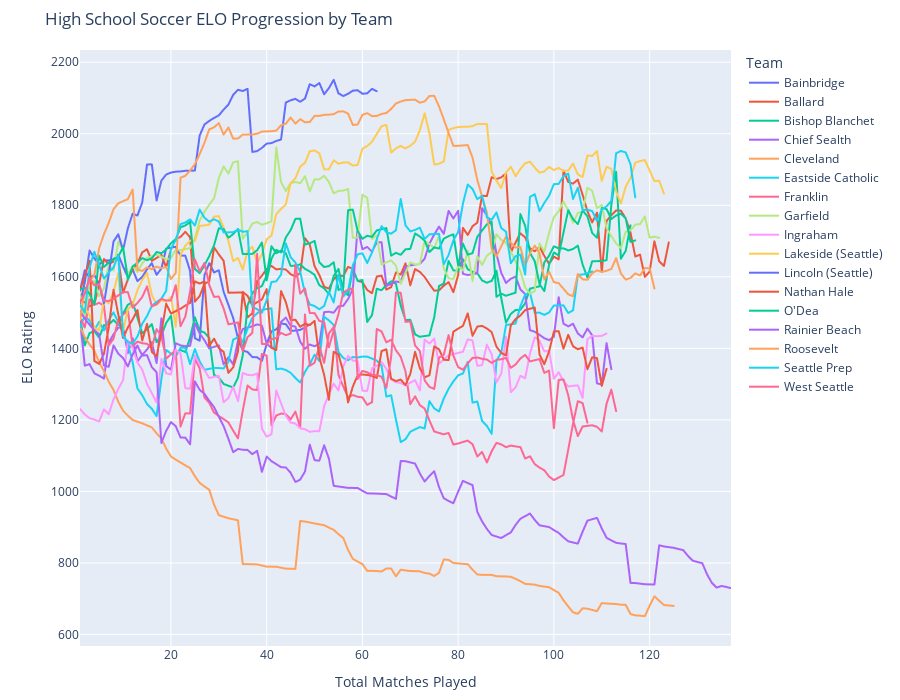

Notebook source saved alongside this figure:
### Code cell
import pandas as pd
import plotly.express as px

# Load your data
df = pd.read_csv(r"C:\Users\User\Desktop\Soccer Footage\metroleague_elo_long.csv")

# Sort and prep labels
df = df.sort_values(by=["Team", "Season", "Season Match #"])
df["Season Match Label"] = df["Season"] + " | Match " + df["Season Match #"].astype(str)

# Create a match counter across all games for proper plotting
df["Global Match #"] = df.groupby("Team").cumcount() + 1

# Build interactive line plot
fig = px.line(
    df,
    x="Global Match #",
    y="ELO",
    color="Team",
    line_group="Team",
    hover_data=["Team", "Season", "Season Match #", "ELO"],
    title="High School Soccer ELO Progression by Team",
    labels={"Global Match #": "Total Matches Played", "ELO": "ELO Rating"},
)

fig.update_layout(
    hovermode="x unified",
    xaxis=dict(showgrid=True),
    yaxis=dict(showgrid=True),
    legend=dict(title="Team", traceorder="normal", itemclick="toggleothers"),
    height=700,
    margin=dict(t=50, b=50),
)

fig.show()
